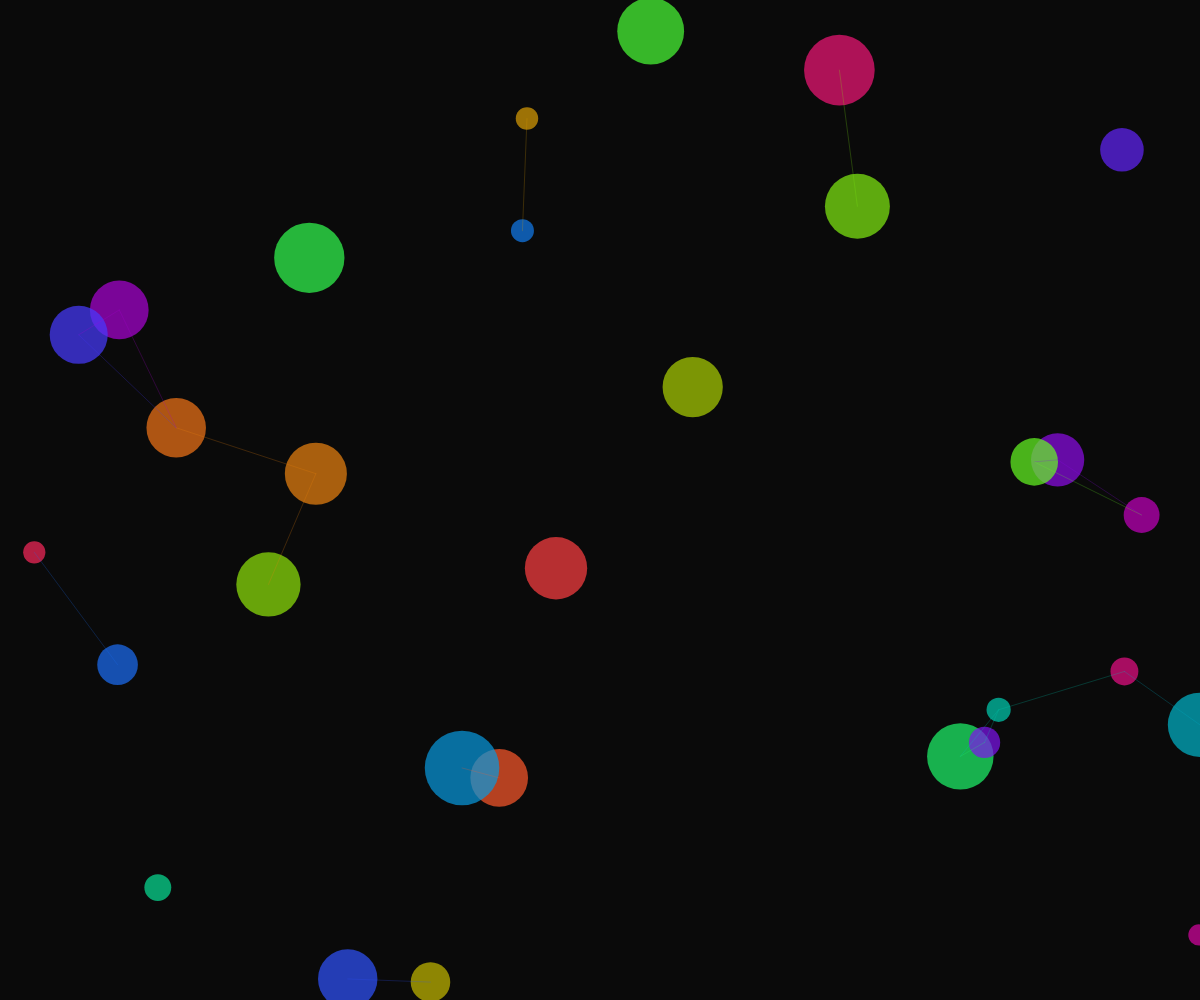
Frame 1 (no input)
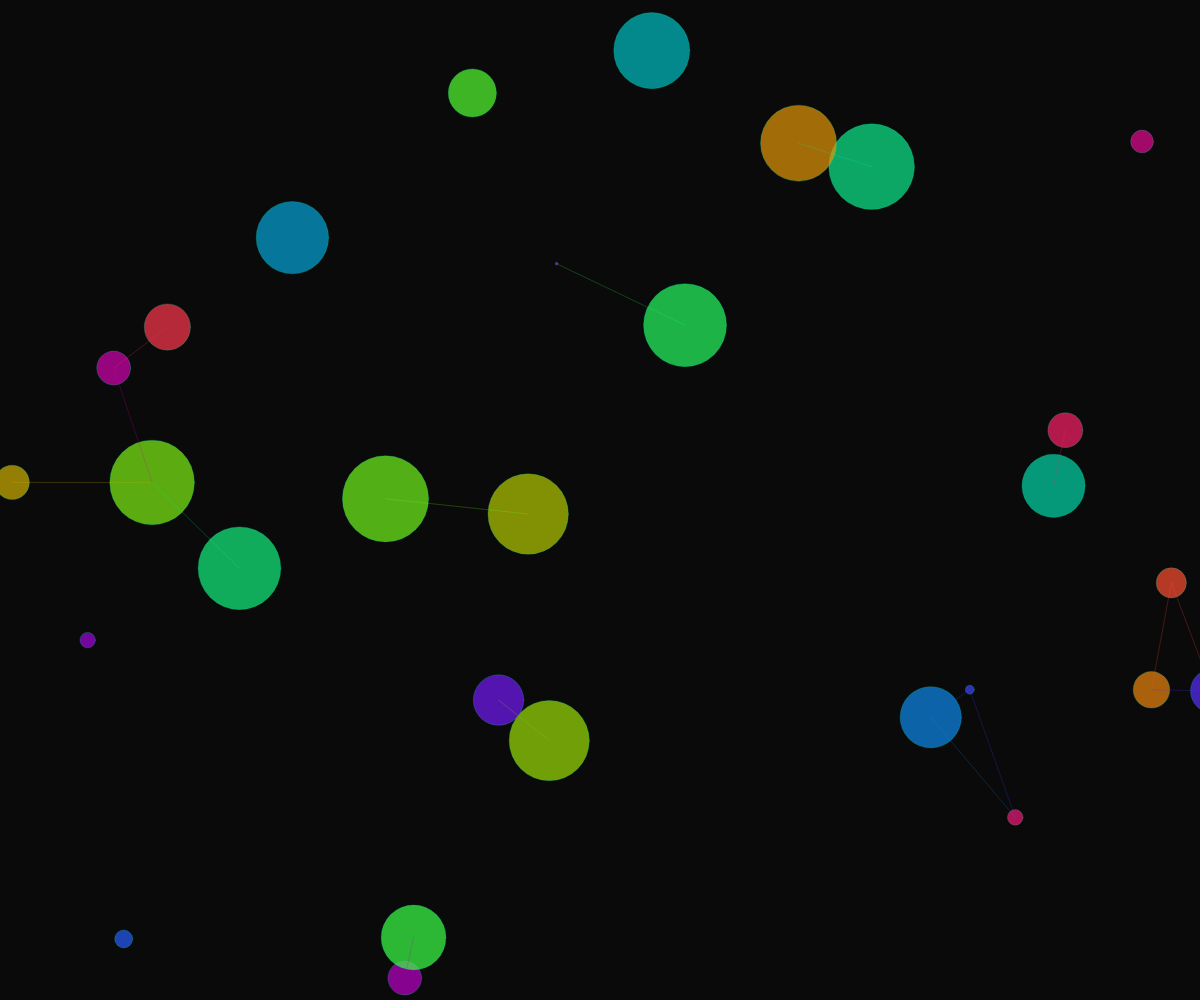
Frame 60 (no input)
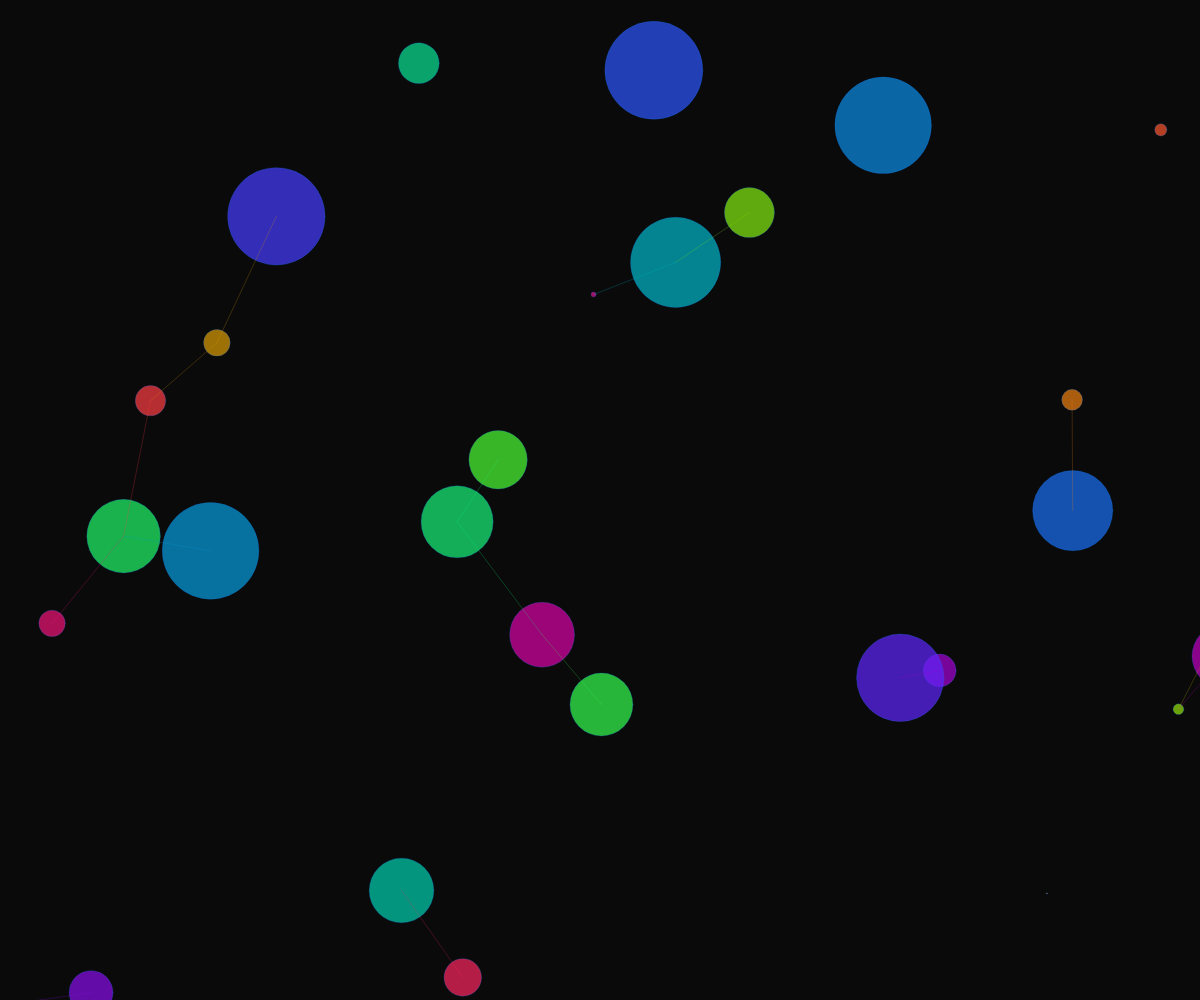
Frame 120 (the mouse pressed at the canvas centre since frame 60)

The p5.js sketch that drew these frames (run headless with seeded random() and noise() and a simulated clock; from frame 60 on, the mouse is pressed at the canvas centre):

// p5.js sketch
// ── sketch.js
let forms = [];
let connections = [];
let colorShift = 0;

function setup() {
  createCanvas(windowWidth, windowHeight);
  noStroke();
  
  // Initialize network of fluid forms
  for (let i = 0; i < 30; i++) {
    forms.push({
      x: random(width),
      y: random(height),
      size: random(20, 80),
      speed: random(0.3, 1.5),
      angle: random(TWO_PI),
      color: color(random(100, 255), random(100, 255), random(100, 255), 180),
      connections: []
    });
  }
}

function draw() {
  background(10);
  
  // Update and display forms
  for (let i = 0; i < forms.length; i++) {
    let form = forms[i];
    
    // Drift and change shape
    form.x += cos(form.angle) * form.speed;
    form.y += sin(form.angle) * form.speed;
    form.angle += random(-0.02, 0.02);
    form.size += sin(frameCount * 0.03 + i) * 0.5;
    
    // Wrap around screen
    if (form.x < -50) form.x = width + 50;
    if (form.x > width + 50) form.x = -50;
    if (form.y < -50) form.y = height + 50;
    if (form.y > height + 50) form.y = -50;
    
    // Update color
    colorShift += 0.01;
    let r = sin(colorShift + i) * 127 + 128;
    let g = sin(colorShift + i + TWO_PI/3) * 127 + 128;
    let b = sin(colorShift + i + TWO_PI/3 * 2) * 127 + 128;
    form.color = color(r, g, b, 180);
    
    // Draw main form
    fill(form.color);
    ellipse(form.x, form.y, form.size);
  }
  
  // Draw connections between nearby forms
  beginShape(LINES);
  for (let i = 0; i < forms.length; i++) {
    let form = forms[i];
    for (let j = i + 1; j < forms.length; j++) {
      let other = forms[j];
      let d = dist(form.x, form.y, other.x, other.y);
      
      if (d < 150) {
        // Use the color of the first form to determine line color
        stroke(red(form.color), green(form.color), blue(form.color), 60);
        vertex(form.x, form.y);
        vertex(other.x, other.y);
      }
    }
  }
  endShape();
}

function windowResized() {
  resizeCanvas(windowWidth, windowHeight);
}
